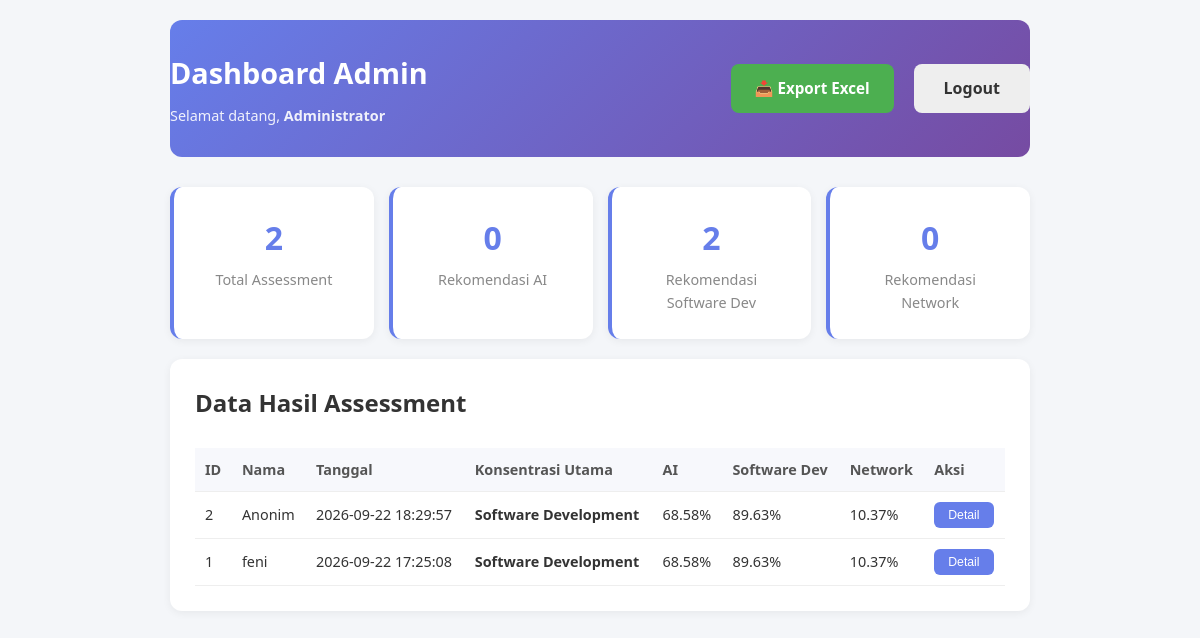
Page /admin (signed in) on the committed database.
### tables this page shows
CREATE TABLE assessments (
            id INTEGER PRIMARY KEY AUTOINCREMENT,
            nama TEXT,
            jawaban TEXT,
            hasil TEXT,
            created_at DATETIME DEFAULT CURRENT_TIMESTAMP
        );

### app.py (the view)
@app.route("/admin")
@login_required
def admin_dashboard():
    conn = sqlite3.connect("database.db")
    c = conn.cursor()
    c.execute("SELECT id, nama, jawaban, hasil, created_at FROM assessments ORDER BY created_at DESC")
    rows = c.fetchall()
    conn.close()
    data = []
    for row in rows:
        try:
            hasil = json.loads(row[3]) if row[3] else {}
        except (json.JSONDecodeError, TypeError):
            hasil = {}
        peringkat = hasil.get("peringkat", [])
        nilai_map = {p["nama"]: p["nilai"] for p in peringkat if "nama" in p and "nilai" in p}
        data.append({
            "id": int(row[0]),
            "nama": str(row[1]) if row[1] else "Anonim",
            "jawaban": json.loads(row[2]) if row[2] else [],
            "konsentrasi_utama": hasil.get("konsentrasi_utama", "-"),
            "peringkat": peringkat,
            "created_at": str(row[4]) if row[4] else "-",
            "nilai_ai": nilai_map.get("Artificial Intelligence", 0),
            "nilai_sd": nilai_map.get("Software Development", 0),
            "nilai_cn": nilai_map.get("Computer Network", 0)
        })
    return render_template("admin.html", data=data, admin_nama=session.get("admin_nama"))

### app.py (called while the page is built)
def login_required(f):
    @wraps(f)
    def decorated_function(*args, **kwargs):
        if not session.get("admin_logged_in"):
            return redirect(url_for("login"))
        return f(*args, **kwargs)
    return decorated_function

### templates/admin.html (shortened to what this page needs)
<!DOCTYPE html>
<html lang="id">
<head>
    <link rel="stylesheet" href="{{ url_for('static', filename='style.css') }}">
</head>
<body>
    <div class="container">
        <header class="admin-header">
            <div>
                <h1>Dashboard Admin</h1>
                <p>Selamat datang, <strong>{{ admin_nama }}</strong></p>
            </div>
            <div>
                <a href="/admin/export" class="btn-success">📥 Export Excel</a>
                <a href="/logout" class="btn-secondary">Logout</a>
            </div>
        </header>
        <section class="statistik">
            <div class="stat-card">
                <h3>{{ data|length }}</h3>
                <p>Total Assessment</p>
            </div>
            <div class="stat-card">
                <h3>{{ data|selectattr("konsentrasi_utama", "equalto", "Artificial Intelligence")|list|length }}</h3>
                <p>Rekomendasi AI</p>
            </div>
            <div class="stat-card">
                <h3>{{ data|selectattr("konsentrasi_utama", "equalto", "Software Development")|list|length }}</h3>
                <p>Rekomendasi Software Dev</p>
            </div>
            <div class="stat-card">
                <h3>{{ data|selectattr("konsentrasi_utama", "equalto", "Computer Network")|list|length }}</h3>
                <p>Rekomendasi Network</p>
            </div>
        </section>
        <section>
            <h2>Data Hasil Assessment</h2>
            <div class="table-wrapper">
                <table>
                    <thead>
                        <tr>
                            <th>ID</th>
                            <th>Nama</th>
                            <th>Tanggal</th>
                            <th>Konsentrasi Utama</th>
                            <th>AI</th>
                            <th>Software Dev</th>
                            <th>Network</th>
                            <th>Aksi</th>
                        </tr>
                    </thead>
                    <tbody>
                        {% for d in data %}
                        <tr>
                            <td>{{ d.id }}</td>
                            <td>{{ d.nama }}</td>
                            <td>{{ d.created_at }}</td>
                            <td><strong>{{ d.konsentrasi_utama }}</strong></td>
                            <td>{{ d.nilai_ai }}%</td>
                            <td>{{ d.nilai_sd }}%</td>
                            <td>{{ d.nilai_cn }}%</td>
                            <td>
                                <button onclick="lihatDetail({{ d.id }})" class="btn-small">Detail</button>
                            </td>
                        </tr>
                        {% endfor %}
                    </tbody>
                </table>
            </div>
        </section>
    </div>
</body>
</html>

### static/style.css (style rules this page uses)
* { margin: 0; padding: 0; box-sizing: border-box; }
.admin-header { display: flex; justify-content: space-between; align-items: center; text-align: left; }
.admin-header > div:last-child { display: flex; gap: 10px; }
.btn-success { display: inline-block; padding: 12px 24px; background: #4CAF50; color: white; border-radius: 8px; text-decoration: none; font-weight: 600; font-size: 0.95em; }
.statistik { display: grid; grid-template-columns: repeat(auto-fit, minmax(180px, 1fr)); gap: 15px; background: transparent; box-shadow: none; padding: 0; }
.stat-card { background: white; padding: 25px; border-radius: 12px; text-align: center; box-shadow: 0 2px 8px rgba(0,0,0,0.06); border-left: 4px solid #667eea; }
.stat-card h3 { font-size: 2em; color: #667eea; margin-bottom: 5px; }
.stat-card p { color: #888; font-size: 0.9em; }
.table-wrapper { overflow-x: auto; margin-top: 15px; }
table { width: 100%; border-collapse: collapse; font-size: 0.9em; }
th, td { padding: 12px 10px; text-align: left; border-bottom: 1px solid #eee; white-space: nowrap; }
th { background: #f7f8fc; font-weight: 600; color: #555; }
.btn-small { padding: 6px 14px; background: #667eea; color: white; border: none; border-radius: 6px; cursor: pointer; font-size: 0.85em; }
body { font-family: 'Segoe UI', sans-serif; background: #f4f6f9; color: #333; line-height: 1.6; }
.container { max-width: 900px; margin: 0 auto; padding: 20px; }
header { text-align: center; padding: 30px 0; background: linear-gradient(135deg, #667eea, #764ba2); color: white; border-radius: 12px; margin-bottom: 30px; }
header h1 { font-size: 1.8em; }
header p { font-size: 0.9em; opacity: 0.9; margin-top: 8px; }
section { background: white; padding: 25px; border-radius: 12px; margin-bottom: 20px; box-shadow: 0 2px 8px rgba(0,0,0,0.06); }
h3 { margin-bottom: 15px; color: #444; }
.btn-primary, .btn-secondary { display: inline-block; padding: 12px 30px; border-radius: 8px; text-decoration: none; font-weight: 600; cursor: pointer; border: none; font-size: 1em; }
.btn-secondary { background: #eee; color: #333; margin-left: 10px; }
table { width: 100%; border-collapse: collapse; margin-top: 10px; }
th, td { padding: 10px; text-align: left; border-bottom: 1px solid #eee; }
th { background: #f7f8fc; }

### rows in the picture
assessments: id "2", nama "Anonim", created_at "2026-09-22 18:29:57", konsentrasi_utama "Software Development", nilai_ai "68.58", nilai_sd "89.63", nilai_cn "10.37"
assessments: id "1", nama "feni", created_at "2026-09-22 17:25:08", konsentrasi_utama "Software Development", nilai_ai "68.58", nilai_sd "89.63", nilai_cn "10.37"

### other values in the picture
{{ admin_nama }} "Administrator"
{{ data|length }} "2"
